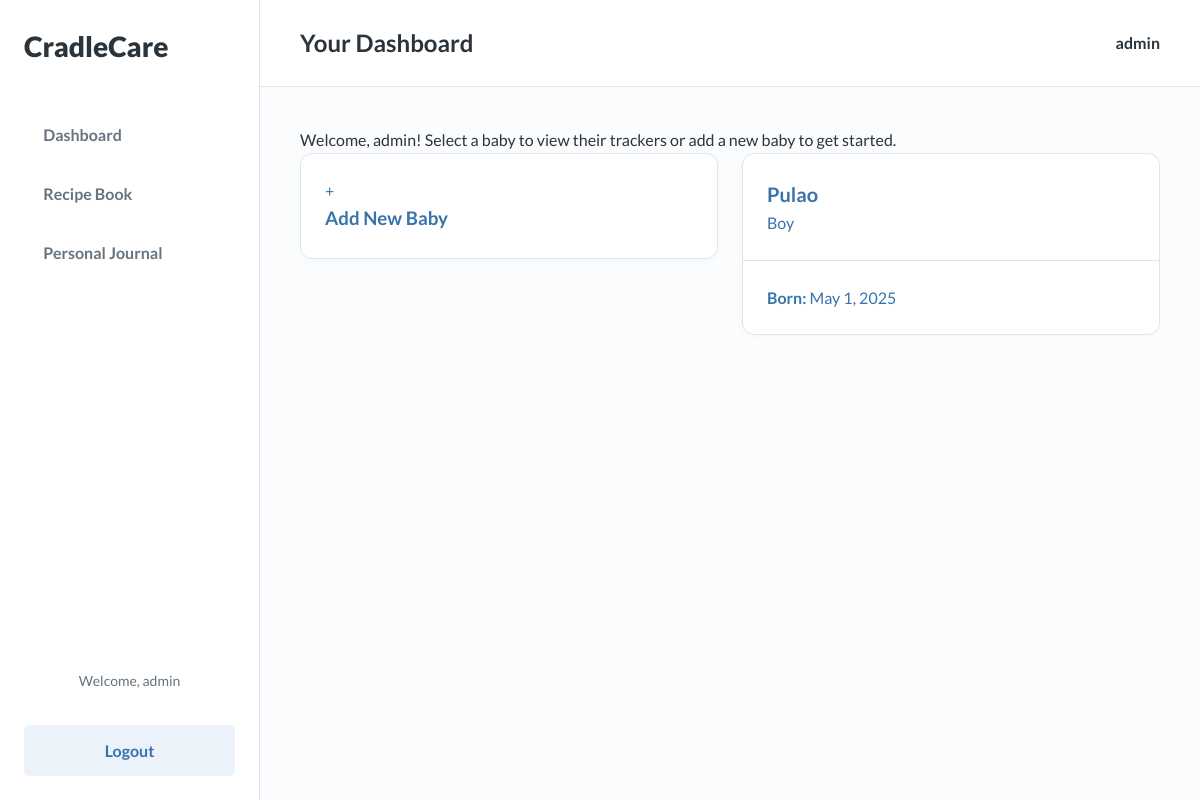
The app's page / (signed in) with its own data.
### tracker/models.py (models this page shows, shortened)
class Baby(models.Model):
    user = models.ForeignKey(User, on_delete=models.CASCADE)
    name = models.CharField(max_length=100)
    dob = models.DateField(verbose_name="Date of Birth")
    GENDER_CHOICES = [('Boy', 'Boy'), ('Girl', 'Girl')]
    gender = models.CharField(max_length=10, choices=GENDER_CHOICES)

### tracker/views.py (the view)
# urls.py: path('', views.dashboard, name='dashboard'),
@login_required
def dashboard(request):
    babies = Baby.objects.filter(user=request.user)
    return render(request, 'tracker/dashboard.html', {'babies': babies})

### templates/tracker/dashboard.html (shortened to what this page needs)
{% extends "base.html" %}
{% block page_title %}Your Dashboard{% endblock %}
{% block content %}
<div class="page-description">
    <p>Welcome, {{ user.username }}! Select a baby to view their trackers or add a new baby to get started.</p>
</div>
<div class="dashboard-grid">
    <a href="{% url 'add_baby' %}" class="card-link">
        <div class="card dashboard-card dashboard-card--add">
            <div class="card__content text-center">
                <div class="add-icon">+</div>
                <h3>Add New Baby</h3>
            </div>
        </div>
    </a>
    {% for baby in babies %}
    <a href="{% url 'baby_detail' baby.id %}" class="card-link">
        <div class="card dashboard-card">
            <div class="card__header">
                <h3 class="card__title">{{ baby.name }}</h3>
                <p class="text-secondary">{{ baby.get_gender_display }}</p>
            </div>
            <div class="card__content">
                <p><strong>Born:</strong> {{ baby.dob|date:"F j, Y" }}</p>
            </div>
        </div>
    </a>
    {% endfor %}
</div>
{% endblock %}

### templates/base.html (shortened to what this page needs)
{% load static %}
<!DOCTYPE html>
<html lang="en">
<head>
    <link rel="stylesheet" href="{% static 'css/main.css' %}">
</head>
<body>
    <div class="app-container">
        <aside class="sidebar">
            <div class="sidebar__header">
                <a href="{% url 'dashboard' %}" class="sidebar__logo">CradleCare</a>
            </div>
            <nav class="sidebar__nav">
                <ul>
                    <li><a href="{% url 'dashboard' %}">Dashboard</a></li>
                    <li><a href="{% url 'recipe_book' %}">Recipe Book</a></li>
                    <li><a href="{% url 'personal_journal' %}">Personal Journal</a></li>
                </ul>
            </nav>
            <div class="sidebar__footer">
                {% if user.is_authenticated %}
                     <span class="sidebar__user">Welcome, {{ user.username }}</span>
                    <a href="{% url 'logout' %}" class="btn btn--secondary btn--block" style="margin-top: 1rem;">Logout</a>
                {% else %}
                    <a href="{% url 'login' %}" class="btn btn--primary btn--block">Login</a>
                {% endif %}
            </div>
        </aside>
        <main class="main-content">
            <header class="main-header">
                <h2>{% block page_title %}Welcome{% endblock %}</h2>
                {% if user.is_authenticated %}
                    <div class="user-profile">
                        <span>{{ user.username }}</span>
                    </div>
                {% endif %}
            </header>
            <div class="content-wrapper">
                {% block content %}{% endblock %}
            </div>
        </main>
    </div>
</body>
</html>

### static/css/main.css (style rules this page uses)
:root { --primary-hue: 210; --secondary-hue: 280; --primary-color: hsl(var(--primary-hue), 50%, 45%); --primary-light: hsl(var(--primary-hue), 55%, 95%); --background-color: hsl(var(--primary-hue), 60%, 99%); --sidebar-bg: hsl(0, 0%, 100%); --card-bg: hsl(0, 0%, 100%); --text-primary: hsl(var(--primary-hue), 15%, 20%); --text-secondary: hsl(var(--primary-hue), 10%, 45%); --text-on-primary: hsl(0, 0%, 100%); --border-color: hsl(var(--primary-hue), 30%, 90%); --shadow-color: hsl(var(--primary-hue), 40%, 80%, 0.5); --danger-color: hsl(0, 72%, 51%); --border-radius-sm: 0.375rem; --border-radius-md: 0.75rem; --font-family-base: 'Lato', sans-serif; }
*, *::before, *::after { box-sizing: border-box; margin: 0; padding: 0; }
body { font-family: var(--font-family-base); background-color: var(--background-color); color: var(--text-primary); line-height: 1.6; }
a { color: var(--primary-color); text-decoration: none; transition: color 0.2s; }
ul { list-style: none; }
.app-container { display: flex; min-height: 100vh; }
.sidebar { width: 260px; background-color: var(--sidebar-bg); border-right: 1px solid var(--border-color); display: flex; flex-direction: column; padding: 1.5rem; flex-shrink: 0; position: fixed; height: 100%; }
.main-content { margin-left: 260px; flex-grow: 1; display: flex; flex-direction: column; width: calc(100% - 260px); }
.sidebar__header { margin-bottom: 2.5rem; }
.sidebar__logo { font-size: 1.75rem; font-weight: 900; color: var(--text-primary); text-align: center; text-decoration: none; }
.sidebar__nav ul li { margin-bottom: 0.5rem; }
.sidebar__nav a { display: block; padding: 0.8rem 1.2rem; border-radius: var(--border-radius-sm); font-weight: 700; color: var(--text-secondary); transition: all 0.2s ease-in-out; }
.sidebar__footer { margin-top: auto; text-align: center; }
.sidebar__user { display: block; margin-bottom: 1rem; font-size: 0.875rem; color: var(--text-secondary); }
.main-header { display: flex; justify-content: space-between; align-items: center; padding: 1.5rem 2.5rem; background-color: var(--card-bg); border-bottom: 1px solid var(--border-color); flex-shrink: 0; }
.main-header h2 { font-size: 1.5rem; font-weight: 700; }
.user-profile { font-weight: 700; }
.content-wrapper { padding: 2.5rem; overflow-y: auto; flex-grow: 1; }
.btn { display: inline-flex; align-items: center; justify-content: center; border-radius: var(--border-radius-sm); font-size: 1rem; font-weight: 700; padding: 0.8rem 1.5rem; border: none; cursor: pointer; transition: all 0.2s ease-in-out; text-decoration: none; }
.btn--secondary { background-color: var(--primary-light); color: var(--primary-color); }
.btn--block { width: 100%; }
.card { background-color: var(--card-bg); border: 1px solid var(--border-color); border-radius: var(--border-radius-md); box-shadow: 0 2px 8px rgba(0,0,0,0.02); }
.card__header { padding: 1.5rem; border-bottom: 1px solid var(--border-color); }
.card__title { font-size: 1.25rem; font-weight: 700; margin: 0; }
.card__content { padding: 1.5rem; }
.dashboard-grid { display: grid; grid-template-columns: repeat(auto-fit, minmax(320px, 1fr)); gap: 1.5rem; }

### records on screen
Baby: name "Pulao", gender "Boy", dob "May 1, 2025"

### other values on screen
{{ user.username }} "admin"
